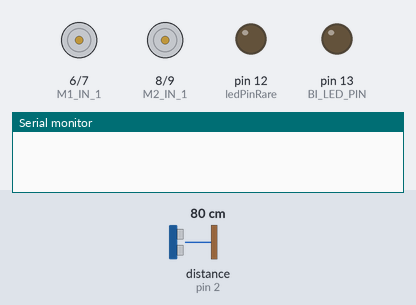
A sketch run on a simulated Arduino Uno, built with avr-gcc and run on an emulated ATmega328P. Parts: motor-driver pin pairs drawn as motors (green arrow = first pin HIGH = forward, orange = second pin HIGH = backward, longer = more drive), output pins drawn as LEDs (lit = HIGH), the last lines printed to the serial monitor. Wiring (inferred from the names in the program): ultrasonic range finder: trigger pin 3; echo pin 2. Inputs (shaded band) come from the test bench; at power-on: distance to the obstacle (sensor on pin 2) 80 cm. The echo pulse lasts 58.3 µs per cm; random numbers use the default seed unless the sketch sets one; pins used as bus, display or sensor lines are not drawn.

Above: at 1.2 s.
1.3 s: distance to the obstacle (sensor on pin 2) set to 10 cm
4.3 s: distance to the obstacle (sensor on pin 2) set to 7 cm
At 4.9 s:
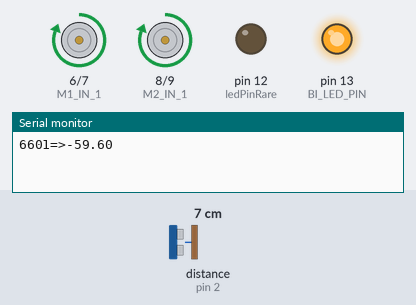
7.3 s: distance to the obstacle (sensor on pin 2) set to 9 cm
At 10.0 s:
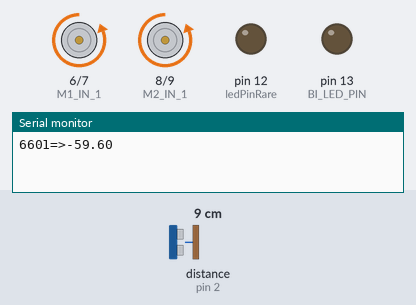
10.3 s: distance to the obstacle (sensor on pin 2) set to 2 cm
At 12.6 s:
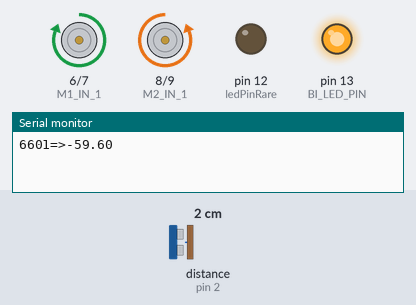
Timing chart, 0 to 14.3 s (numbered marks = the images above; inputs shaded):
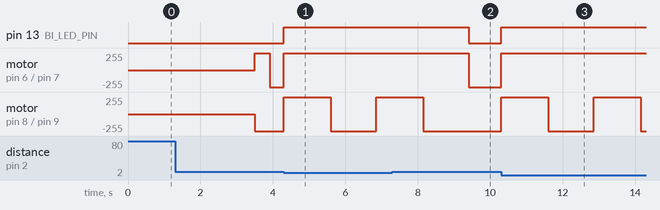

Measured:
- the behaviour switches between 9 and 8 cm on distance to the obstacle (sensor on pin 2) (found by bisection; images 0 and 1)
- after the input at 4.3 s, pin 13 (BI_LED_PIN): LOW → HIGH at once; motor on pin 6 (M1_IN_1) / pin 7 (M1_IN_2): backward 255/255 → forward 255/255 at once; motor on pin 8 (M2_IN_1) / pin 9 (M2_IN_2): backward 255/255 → forward 255/255 at once, → backward 255/255 1.3 s later, → forward 255/255 1.2 s later
- after the input at 7.3 s, pin 13 (BI_LED_PIN): HIGH → LOW after 2.1 s; motor on pin 6 (M1_IN_1) / pin 7 (M1_IN_2): forward 255/255 → backward 255/255 after 2.1 s
- after the input at 10.3 s, pin 13 (BI_LED_PIN): LOW → HIGH at once; motor on pin 6 (M1_IN_1) / pin 7 (M1_IN_2): backward 255/255 → forward 255/255 at once; motor on pin 8 (M2_IN_1) / pin 9 (M2_IN_2): alternates forward 255/255 for 1.3 s and backward 255/255 for 1.2 s, starting at once

The sketch:

random_motion.ino
```cpp
#include<time.h>

// Ultrasonic Front Pins
const int trigPin1 = 3;
const int echoPin1 = 2;

// Motor Pins
const int M1_IN_1 = 6;
const int M1_IN_2 = 7;
const int M2_IN_1 = 8;
const int M2_IN_2 = 9;

// Ultrasolic LED indicator
const int BI_LED_PIN = 13;
const int ledPinRare = 12;

unsigned long lastUpdated;
long thresholdMove = 3500;
long threshold = 8;
double lastTheta = 80.0;

void setup() {

  pinMode(trigPin1, OUTPUT);
  pinMode(echoPin1, INPUT);

  pinMode(M1_IN_1, OUTPUT);
  pinMode(M1_IN_2, OUTPUT);
  pinMode(M2_IN_1, OUTPUT);
  pinMode(M2_IN_2, OUTPUT);

  pinMode(BI_LED_PIN, OUTPUT);
  pinMode(ledPinRare, OUTPUT);
  lastUpdated=millis();
  srand(time(0));
  Serial.begin(115200);
}


void loop() {

  int distance = SonarSensor(trigPin1, echoPin1);
  //Serial.println(distance);
  if(distance<threshold){
    digitalWrite(BI_LED_PIN, HIGH);
  }else{
    digitalWrite(BI_LED_PIN, LOW);
  }
//  if(distance<threshold){
//    long startTime = millis();
//    stop_motors();
//    backward();
//    delay(1000);
//    stop_motors();
//
//    if(lastTheta<0){
//      turn_left();
//      delay(6.944*(-1*lastTheta));
//    }else{
//      turn_right();
//      delay(6.944*(lastTheta));
//    }
//    stop_motors();
//    long endTime = millis();
//    thresholdMove = thresholdMove+(endTime-startTime);
//    forward();
//  }

  if(distance<threshold || (millis()-lastUpdated)>thresholdMove){

    double gain=1.8;
    double xtime = gain*2.8;
    double ytime = gain*3.2;
    boolean skip = false;
    if(distance<threshold){
      stop_motors();
      backward();
      delay(1300);
      stop_motors();
      turn_left();
      delay(6.944*180);
      stop_motors();
      forward();
      thresholdMove = xtime*1000;
      lastUpdated=millis();
      skip = true;
    }
    if(!skip){
      stop_motors();

      double x = xtime*sampleNormal();
      double y = ytime*sampleNormal();
      double r = sqrt(x*x + y*y);
      double theta = 180/3.14*atan2(y,x);
      if(theta>0){
        turn_right();
        delay(6.944*theta);
        stop_motors();
      }else{
        turn_left();
        delay(6.944*(-1*theta));
        stop_motors();
      }
      forward();
      thresholdMove = r*1000;
      lastTheta= theta;
      lastUpdated=millis();
      Serial.print(thresholdMove);
      Serial.print("=>");
      Serial.println(theta);
    }
  }
}

double sampleNormal() {
    double u = ((double) rand() / (RAND_MAX)) * 2 - 1;
    double v = ((double) rand() / (RAND_MAX)) * 2 - 1;
    double r = u * u + v * v;
    if (r == 0 || r > 1) return sampleNormal();
    double c = sqrt(-2 * log(r) / r);
    return u * c;
}

int SonarSensor(int trigPin,int echoPin)
{
  digitalWrite(trigPin, LOW);
  delayMicroseconds(2);
  digitalWrite(trigPin, HIGH);
  delayMicroseconds(10);
  digitalWrite(trigPin, LOW);
  long duration = pulseIn(echoPin, HIGH);
  int distance = (duration-10) * 0.034 / 2;
  return distance;
}


void forward() {
  digitalWrite(M1_IN_1, LOW);
  digitalWrite(M1_IN_2, HIGH);
  digitalWrite(M2_IN_1, LOW);
  digitalWrite(M2_IN_2, HIGH);
}

void backward() {
  digitalWrite(M1_IN_1, HIGH);
  digitalWrite(M1_IN_2, LOW);
  digitalWrite(M2_IN_1, HIGH);
  digitalWrite(M2_IN_2, LOW);
}

void turn_right() {
  digitalWrite(M1_IN_1, LOW);
  digitalWrite(M1_IN_2, HIGH);
  digitalWrite(M2_IN_1, HIGH);
  digitalWrite(M2_IN_2, LOW);
}

void turn_left() {
  digitalWrite(M1_IN_1, HIGH);
  digitalWrite(M1_IN_2, LOW);
  digitalWrite(M2_IN_1, LOW);
  digitalWrite(M2_IN_2, HIGH);
}

void stop_motors() {
  digitalWrite(M1_IN_1, LOW);
  digitalWrite(M1_IN_2, LOW);
  digitalWrite(M2_IN_1, LOW);
  digitalWrite(M2_IN_2, LOW);
}
```
